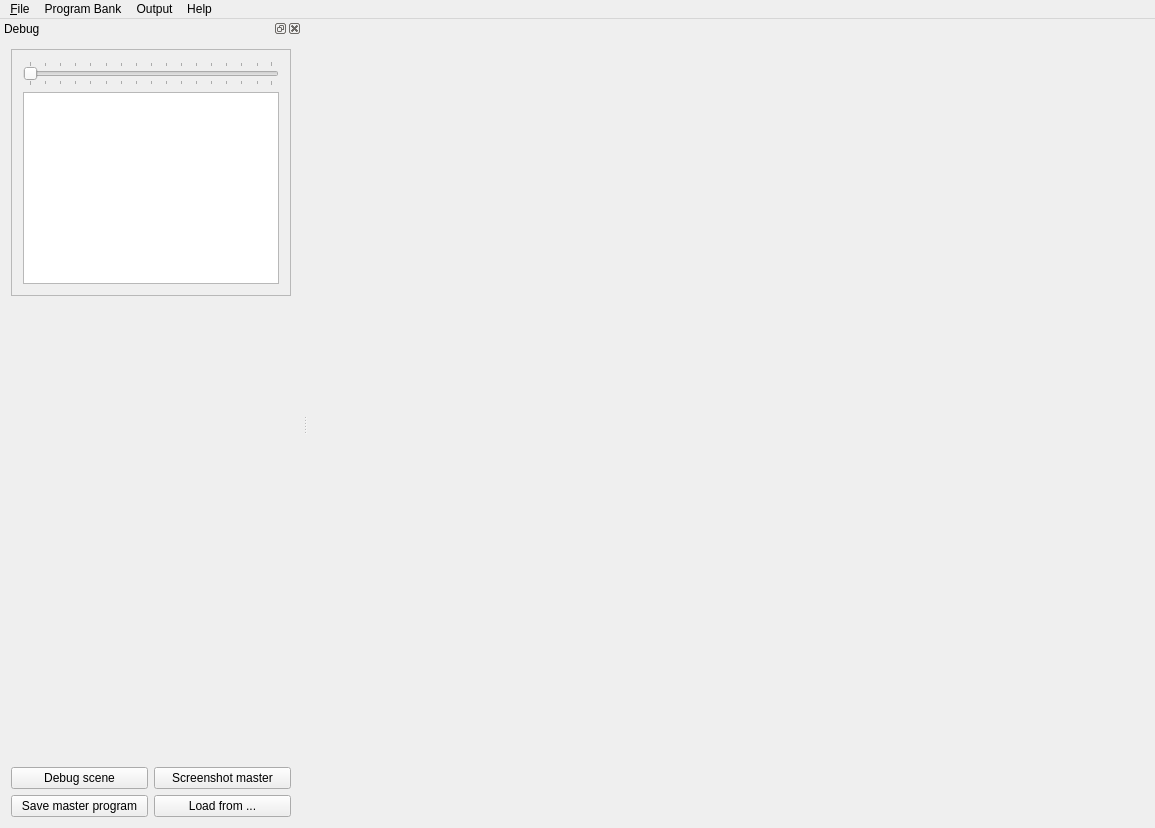
<?xml version="1.0" encoding="UTF-8"?>
<ui version="4.0">
 <class>MainWindow</class>
 <widget class="QMainWindow" name="MainWindow">
  <property name="geometry">
   <rect>
    <x>0</x>
    <y>0</y>
    <width>1155</width>
    <height>828</height>
   </rect>
  </property>
  <property name="windowTitle">
   <string>Minotor</string>
  </property>
  <property name="windowIcon">
   <iconset>
    <normaloff>:/pictos/icone.png</normaloff>:/pictos/icone.png</iconset>
  </property>
  <widget class="QWidget" name="centralWidget"/>
  <widget class="QMenuBar" name="menuBar">
   <property name="geometry">
    <rect>
     <x>0</x>
     <y>0</y>
     <width>1155</width>
     <height>21</height>
    </rect>
   </property>
   <widget class="QMenu" name="menu_File">
    <property name="title">
     <string>&amp;File</string>
    </property>
    <addaction name="action_Configuration"/>
    <addaction name="actionQuit"/>
   </widget>
   <widget class="QMenu" name="menuHelp">
    <property name="title">
     <string>Help</string>
    </property>
    <addaction name="action_MinotorWiki"/>
   </widget>
   <widget class="QMenu" name="menuOutput">
    <property name="title">
     <string>Output</string>
    </property>
    <addaction name="actionExternal_master_view"/>
   </widget>
   <widget class="QMenu" name="menuProgram_Bank">
    <property name="title">
     <string>Program Bank</string>
    </property>
    <addaction name="actionNew"/>
    <addaction name="actionSave"/>
    <addaction name="actionSaveAs"/>
    <addaction name="actionLoad"/>
    <addaction name="separator"/>
    <addaction name="actionNewProgram"/>
    <addaction name="actionImport"/>
   </widget>
   <addaction name="menu_File"/>
   <addaction name="menuProgram_Bank"/>
   <addaction name="menuOutput"/>
   <addaction name="menuHelp"/>
  </widget>
  <widget class="QDockWidget" name="dwDebug">
   <property name="windowTitle">
    <string>Debug</string>
   </property>
   <attribute name="dockWidgetArea">
    <number>1</number>
   </attribute>
   <widget class="QWidget" name="dwDebugContent">
    <property name="sizePolicy">
     <sizepolicy hsizetype="Minimum" vsizetype="Preferred">
      <horstretch>0</horstretch>
      <verstretch>0</verstretch>
     </sizepolicy>
    </property>
    <layout class="QGridLayout" name="gridLayout">
     <item row="0" column="0" colspan="2">
      <widget class="QFrame" name="frame">
       <property name="minimumSize">
        <size>
         <width>200</width>
         <height>0</height>
        </size>
       </property>
       <property name="frameShape">
        <enum>QFrame::StyledPanel</enum>
       </property>
       <property name="frameShadow">
        <enum>QFrame::Raised</enum>
       </property>
       <layout class="QVBoxLayout" name="verticalLayout_3">
        <item>
         <widget class="QSlider" name="sPpqn">
          <property name="maximum">
           <number>383</number>
          </property>
          <property name="singleStep">
           <number>2</number>
          </property>
          <property name="pageStep">
           <number>24</number>
          </property>
          <property name="orientation">
           <enum>Qt::Horizontal</enum>
          </property>
          <property name="tickPosition">
           <enum>QSlider::TicksBothSides</enum>
          </property>
         </widget>
        </item>
        <item>
         <widget class="QGraphicsView" name="gvGlobal">
          <property name="sizePolicy">
           <sizepolicy hsizetype="Expanding" vsizetype="Minimum">
            <horstretch>0</horstretch>
            <verstretch>0</verstretch>
           </sizepolicy>
          </property>
          <property name="backgroundBrush">
           <brush brushstyle="SolidPattern">
            <color alpha="255">
             <red>0</red>
             <green>0</green>
             <blue>0</blue>
            </color>
           </brush>
          </property>
         </widget>
        </item>
       </layout>
      </widget>
     </item>
     <item row="4" column="1">
      <widget class="QPushButton" name="pbShot">
       <property name="text">
        <string>Screenshot master</string>
       </property>
      </widget>
     </item>
     <item row="4" column="0">
      <widget class="QPushButton" name="pbScene">
       <property name="text">
        <string>Debug scene</string>
       </property>
      </widget>
     </item>
     <item row="3" column="1">
      <spacer name="verticalSpacer">
       <property name="orientation">
        <enum>Qt::Vertical</enum>
       </property>
       <property name="sizeHint" stdset="0">
        <size>
         <width>20</width>
         <height>40</height>
        </size>
       </property>
      </spacer>
     </item>
     <item row="5" column="0">
      <widget class="QPushButton" name="pbSave">
       <property name="text">
        <string>Save master program</string>
       </property>
      </widget>
     </item>
     <item row="5" column="1">
      <widget class="QPushButton" name="pbLoad">
       <property name="text">
        <string>Load from ...</string>
       </property>
      </widget>
     </item>
    </layout>
   </widget>
  </widget>
  <action name="action_Configuration">
   <property name="text">
    <string>&amp;Configuration</string>
   </property>
   <property name="shortcut">
    <string>F10</string>
   </property>
  </action>
  <action name="action_MinotorWiki">
   <property name="text">
    <string>Minotor wiki</string>
   </property>
   <property name="shortcut">
    <string>F1</string>
   </property>
  </action>
  <action name="actionAbout">
   <property name="text">
    <string>About</string>
   </property>
  </action>
  <action name="actionExternal_master_view">
   <property name="checkable">
    <bool>true</bool>
   </property>
   <property name="text">
    <string>External master view</string>
   </property>
   <property name="shortcut">
    <string>F11</string>
   </property>
  </action>
  <action name="actionQuit">
   <property name="text">
    <string>&amp;Quit</string>
   </property>
  </action>
  <action name="actionSaveAs">
   <property name="text">
    <string>Save &amp;as...</string>
   </property>
  </action>
  <action name="actionImport">
   <property name="text">
    <string>&amp;Import program...</string>
   </property>
  </action>
  <action name="actionNew">
   <property name="text">
    <string>New</string>
   </property>
  </action>
  <action name="actionSave">
   <property name="text">
    <string>&amp;Save</string>
   </property>
  </action>
  <action name="actionLoad">
   <property name="text">
    <string>&amp;Load...</string>
   </property>
  </action>
  <action name="actionNewProgram">
   <property name="text">
    <string>&amp;Add new program</string>
   </property>
  </action>
 </widget>
 <layoutdefault spacing="6" margin="11"/>
 <resources/>
 <connections/>
</ui>
